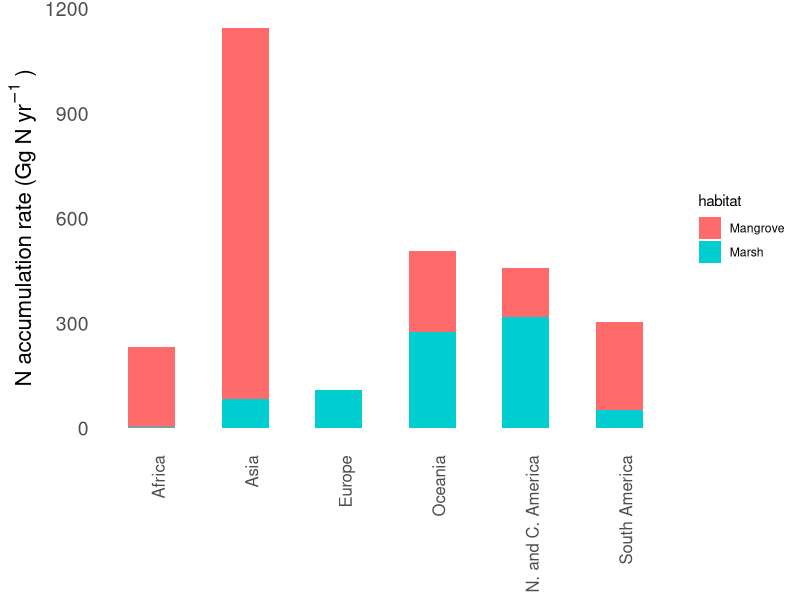
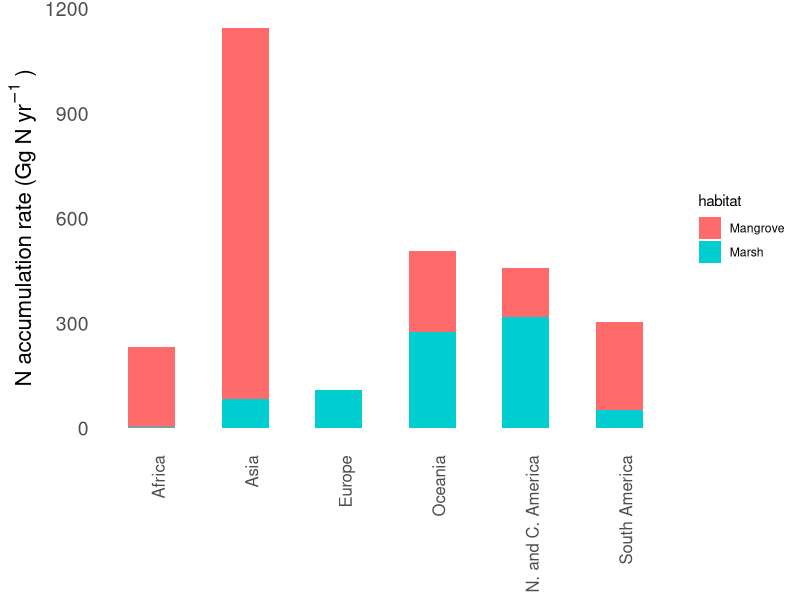

Here is the R script that generated these plots, in order:
library(ggplot2)
library(dplyr)
library(tidyr)

# Read the CSV files into data frames
df1 <- read.csv("data/carbon/Wang_et_al_2021_world_car.csv")
regions <- read.csv("data/carbon/all.csv")

# Perform a left join to combine the data frames based on the country codes
df2 <- left_join(df1, regions)

# Use pivot_longer to transform the data frame into long format
df_long <- df2 %>%
  pivot_longer(cols = starts_with("nar"), names_to = "category", values_to = "value")

# Combine North America and Central America into a new category
df_long <- df_long %>%
  mutate(continent = ifelse(continent %in% c("North America", "Central America"), 
                            "N. and C. America", continent))

# Filter to exclude the "nar_total" category
df_long <- df_long %>%
  filter(category != "nar_total")

# Combine marsh and mangrove into a single variable for stacking
df_long <- df_long %>%
  mutate(habitat = case_when(
    category == "nar_marsh" ~ "Marsh",
    category == "nar_mangrove" ~ "Mangrove",
    TRUE ~ NA_character_ # Exclude other categories
  )) %>%
  filter(!is.na(habitat)) # Keep only marsh and mangrove

# Change the order of the continent values
df_long$continent <- factor(df_long$continent, 
                            levels = c("Africa", "Asia", "Europe", "Oceania", "N. and C. America", "South America"))

# Create the horizontal bar plot with categories on the y-axis
scaled_NAR <- ggplot(df_long, aes(y = value, x = continent, fill = habitat)) +
  geom_bar(stat = "identity", position = "stack", width = 0.5) + # Decrease width for skinnier bars
  labs(title = NULL,
       y = expression("N accumulation rate (Gg N" ~ yr^{-1}~")"),  # Corrected: added comma
       x = NULL) +                            # Remove x-axis label
  scale_fill_manual(values = c("Marsh" = "darkturquoise", 
                               "Mangrove" = "indianred1")) + # Assign different colors
  theme_minimal() +
  theme(panel.grid = element_blank(), axis.title.y = element_text(size = 16), axis.text.y = element_text(size=14),
        axis.text.x = element_text(angle = 90, hjust = 1, size = 12))  # Rotate x-axis labels

# Save the net N plots
ggsave("outputs/2b.scaled_NAR.pdf", plot = scaled_NAR, width = 4, height = 6)
print(scaled_NAR
      )

